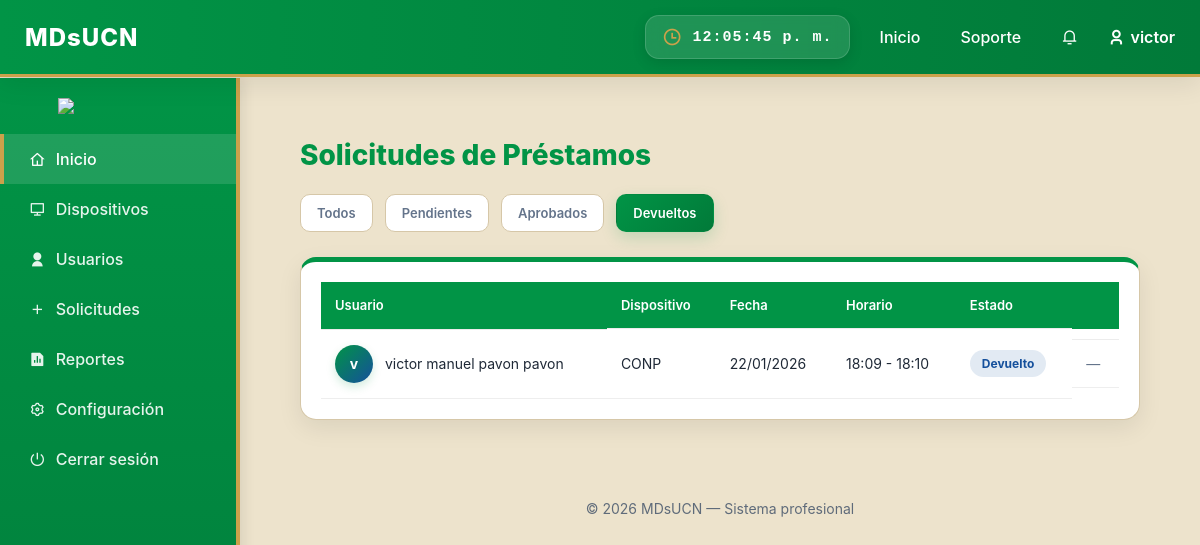
/prestamos/?estado=devuelto (signed in), run on the app's committed database.
### appOne/models.py (models this page shows, shortened)
class Usuario(AbstractUser):
    username = models.CharField(max_length=150, unique=True)
    nombre_completo = models.CharField(max_length=150)
    correo_institucional = models.EmailField(unique=True)
    codigo = models.CharField(max_length=20, unique=True)
    rol = models.CharField(max_length=20, choices=ROLES, default="Docente")
    USERNAME_FIELD = "correo_institucional"
    REQUIRED_FIELDS = ["username", "nombre_completo", "codigo"]
    objects = UsuarioManager()

class Prestamo(models.Model):
    ESTADO_PENDIENTE = 'pendiente'
    ESTADO_APROBADO = 'aprobado'
    ESTADO_RECHAZADO = 'rechazado'
    ESTADO_DEVUELTO = 'devuelto'
    ESTADO_CHOICES = [
        (ESTADO_PENDIENTE, 'Pendiente'),
        (ESTADO_APROBADO, 'Aprobado'),
        (ESTADO_RECHAZADO, 'Rechazado'),
        (ESTADO_DEVUELTO, 'Devuelto'),
    ]
    usuario = models.ForeignKey(
        'Usuario',
        on_delete=models.CASCADE,
        related_name="prestamos"
    )
    dispositivo = models.ForeignKey(
        'Dispositivo',
        on_delete=models.CASCADE,
        related_name="prestamos"
    )
    motivo = models.TextField()
    fecha_uso = models.DateField()
    hora_inicio = models.TimeField()
    hora_entrega = models.TimeField()
    estado = models.CharField(
        max_length=10,
        choices=ESTADO_CHOICES,
        default=ESTADO_PENDIENTE
    )
    fecha_solicitud = models.DateTimeField(auto_now_add=True)

class Dispositivo(models.Model):
    nombre_dispositivo = models.CharField(max_length=100)
    marca = models.CharField(max_length=50)
    codigo_inventario = models.CharField(max_length=50, unique=True)
    imagen = models.ImageField(upload_to='dispositivos/', blank=True, null=True)
    descripcion = models.TextField(blank=True, null=True)
    accesorios = models.TextField(blank=True, null=True)
    observacion = models.TextField(blank=True, null=True)

### appOne/views.py (the view)
# urls.py: path('prestamos/', views.solicitudes_prestamos, name='solicitudes_prestamos'),
@login_required
def solicitudes_prestamos(request):
    estado = request.GET.get("estado")
    if request.user.rol == "Admin":
        prestamos = Prestamo.objects.all()
    else:
        prestamos = Prestamo.objects.filter(usuario=request.user)
    if estado and estado != "todos":
        prestamos = prestamos.filter(estado=estado)
    prestamos = prestamos.order_by("-fecha_solicitud")
    return render(request, "appOne/solicitudes.html", {
        "prestamos": prestamos,
        "estado_actual": estado or "todos"
    })

### appOne/templates/appOne/solicitudes.html
{% extends "appOne/dashboard.html" %}
{% load static %}
{% block extra_css %}
<link rel="stylesheet" href="{% static 'appOne/css/solicitudes.css' %}">
<link href="https://cdn.jsdelivr.net/npm/remixicon/fonts/remixicon.css" rel="stylesheet">
{% endblock %}
{% block contenido %}
<div class="solicitudes-container">
    <div class="header">
        <h2>Solicitudes de Préstamos</h2>
    </div>
    <div class="filtros">
        <a href="?estado=todos" class="filtro {% if estado_actual == 'todos' %}activo{% endif %}">Todos</a>
        <a href="?estado=pendiente" class="filtro {% if estado_actual == 'pendiente' %}activo{% endif %}">Pendientes</a>
        <a href="?estado=aprobado" class="filtro {% if estado_actual == 'aprobado' %}activo{% endif %}">Aprobados</a>
        <a href="?estado=devuelto" class="filtro {% if estado_actual == 'devuelto' %}activo{% endif %}">Devueltos</a>
    </div>
    <div class="table-wrapper">
        <table class="table-dashboard">
            <thead>
                <tr>
                    <th>Usuario</th>
                    <th>Dispositivo</th>
                    <th>Fecha</th>
                    <th>Horario</th>
                    <th>Estado</th>
                    {% if request.user.rol == "Admin" %}
                    <th></th>
                    {% endif %}
                </tr>
            </thead>
            <tbody>
                {% for p in prestamos %}
                <tr>
                    <td class="user-cell">
                        <div class="avatar">
                            {{ p.usuario.nombre_completo|slice:":1" }}
                        </div>
                        <span>{{ p.usuario.nombre_completo }}</span>
                    </td>
                    <td>{{ p.dispositivo.nombre_dispositivo }}</td>
                    <td>{{ p.fecha_uso|date:"d/m/Y" }}</td>
                    <td>{{ p.hora_inicio|time:"H:i" }} - {{ p.hora_entrega|time:"H:i" }}</td>
                    <td>
                        <span class="estado {{ p.estado|lower }}">
                            {{ p.estado|capfirst }}
                        </span>
                    </td>
                    {% if request.user.rol == "Admin" %}
                    <td class="acciones">
                        {% if p.estado == "pendiente" %}
                            <a href="{% url 'aprobar_prestamo' p.id %}" class="btn success">
                                <i class="ri-check-line"></i>
                            </a>
                            <a href="{% url 'rechazar_prestamo' p.id %}" class="btn danger">
                                <i class="ri-close-line"></i>
                            </a>
                        {% elif p.estado == "aprobado" %}
                            <a href="{% url 'devolver_prestamo' p.id %}" class="btn warning">
                                <i class="ri-refresh-line"></i>
                            </a>
                        {% else %}
                            <span class="text-muted">—</span>
                        {% endif %}
                    </td>
                    {% endif %}
                </tr>
                {% empty %}
                <tr>
                    <td colspan="{% if request.user.rol == 'Admin' %}6{% else %}5{% endif %}" class="no-data">
                        No hay solicitudes registradas
                    </td>
                </tr>
                {% endfor %}
            </tbody>
        </table>
    </div>
</div>
{% endblock %}

### appOne/templates/appOne/dashboard.html (shortened to what this page needs)
{% load static %}
<!DOCTYPE html>
<html lang="es">
<head>
  <link rel="stylesheet" href="{% static 'appOne/css/dashboard.css' %}">
  <link href="https://cdn.jsdelivr.net/npm/remixicon/fonts/remixicon.css" rel="stylesheet">
  {% block extra_css %}{% endblock %}
</head>
<body>
  <header class="navegacion">
    <nav class="nav">
      <div class="nav-left">
        <h1>MDsUCN</h1>
      </div>
      <div class="nav-right">
        <div class="clock-box">
          <i class="ri-time-line"></i>
          <span id="clock-nicaragua">00:00:00</span>
        </div>
        <ul class="menu">
          <li><a href="#">Inicio</a></li>
          <li><a href="#">Soporte</a></li>
          <li class="notif-dropdown">
            <a href="#">
              <i class="ri-notification-3-line"></i>
            </a>
          </li>
          <li class="user">
            <i class="ri-user-3-line"></i> {{ request.user.username }}
          </li>
        </ul>
      </div>
    </nav>
  </header>
  <div class="container">
    <aside class="sidebar">
      <div class="logo">
        <img src="https://uploads.onecompiler.io/43nzu6ce2/43x2n985z/eslogan%20.png">
      </div>
      <nav>
        <a href="{% url 'dashboardinicio' %}" class="active">
          <i class="ri-home-4-line"></i> Inicio
        </a>
        <a href="{% url 'listardispositivos' %}">
          <i class="ri-computer-line"></i> Dispositivos
        </a>
        {% if request.user.rol == "Admin" %}
        <a href="{% url 'panel_usuarios' %}">
          <i class="ri-user-fill"></i> Usuarios
        </a>
        <a href="{% url 'solicitudes_prestamos' %}">
          <i class="ri-add-fill"></i> Solicitudes
        </a>
        {% endif %}
        <a href="{% url 'reportes' %}">
          <i class="ri-file-chart-fill"></i> Reportes
        </a>
        <a href="{% url 'configuracion' %}">
          <i class="ri-settings-3-line"></i> Configuración
        </a>
        <a href="{% url 'logout' %}">
          <i class="ri-shut-down-line"></i> Cerrar sesión
        </a>
      </nav>
    </aside>
    <main class="main-content">
      {% block contenido %}{% endblock %}
    </main>
  </div>
  <footer>
    <p>© 2026 MDsUCN — Sistema profesional</p>
  </footer>
</body>
</html>

### appOne/static/appOne/css/dashboard.css (style rules this page uses)
:root { --bg: #EDE3CC; --card-bg: #ffffff; --sidebar-bg: #019446; --sidebar-hover: #017a39; --primary: #019446; --primary-hover: #017a39; --secondary: #15509C; --secondary-hover: #104E9B; --gold: #CBA14B; --gold-dark: #C89B3B; --text-main: #1f2937; --text-secondary: #5f6b7a; --border: #d6c7a8; --danger: #dc2626; --shadow: 0 4px 12px rgba(0,0,0,0.08); --radius: 12px; }
* { margin: 0; padding: 0; box-sizing: border-box; transition: 0.2s; }
body { font-family: 'Inter', sans-serif; background: var(--bg); color: var(--text-main); }
.navegacion { background: linear-gradient( 90deg, var(--primary), var(--primary-hover) ); border-bottom: 3px solid var(--gold); position: fixed; width: 100%; top: 0; z-index: 1000; box-shadow: var(--shadow); }
.nav { display: flex; justify-content: space-between; align-items: center; padding: 15px 25px; }
.nav-left h1 { color:white; font-size:24px; font-weight:800; letter-spacing:1px; }
.nav-right { display:flex; align-items:center; gap:20px; }
.clock-box { display:flex; align-items:center; gap:10px; background:rgba(255,255,255,0.12); padding:10px 16px; border-radius:14px; border:1px solid rgba(255,255,255,0.15); backdrop-filter: blur(8px); box-shadow:0 4px 14px rgba(0,0,0,0.12); }
.clock-box i { font-size:20px; color:var(--gold); }
#clock-nicaragua { color:white; font-size:15px; font-weight:700; letter-spacing:1px; font-family:'Courier New', monospace; }
.menu { display: flex; gap: 20px; list-style: none; align-items: center; }
.menu a { color: white; text-decoration: none; font-weight: 500; padding: 8px 10px; border-radius: 6px; }
.user { color:white; font-weight:600; display:flex; align-items:center; gap:6px; }
.notif-dropdown { position: relative; }
.container { display: flex; margin-top: 78px; }
.sidebar { width: 240px; background: linear-gradient( 180deg, var(--primary), var(--primary-hover) ); height: 100vh; position: fixed; border-right: 4px solid var(--gold); overflow-y: auto; box-shadow: 4px 0 12px rgba(0,0,0,0.08); }
.sidebar img { width: 120px; margin: 20px auto; display: block; }
.sidebar a { display: flex; align-items: center; gap: 10px; padding: 15px 25px; color: rgba(255,255,255,0.90); text-decoration: none; font-weight: 500; border-left: 4px solid transparent; }
.sidebar a.active { background: rgba(255,255,255,0.12); color: white; border-left: 4px solid var(--gold); }
.main-content { margin-left: 240px; padding: 30px; width: 100%; }
.table-wrapper { margin-top: 25px; background: var(--card-bg); padding: 20px; border-radius: var(--radius); border: 1px solid var(--border); box-shadow: var(--shadow); }
.table-dashboard { width: 100%; border-collapse: collapse; }
.table-dashboard th { text-align: left; padding: 14px 10px; background: var(--primary); color: white; font-weight: 600; }
.table-dashboard td { padding: 14px 10px; border-bottom: 1px solid #eee; }
.estado { padding: 5px 12px; border-radius: 20px; font-size: 12px; font-weight: 600; }
footer { margin-left: 240px; text-align: center; padding: 20px; color: var(--text-secondary); font-size: 14px; }

### data on the page
Usuario: user.username "victor"
Prestamo: usuario.nombre_completo "v", usuario.nombre_completo "victor manuel pavon pavon", dispositivo.nombre_dispositivo "CONP", fecha_uso "22/01/2026", hora_inicio "18:09", hora_entrega "18:10", estado "Devuelto"
